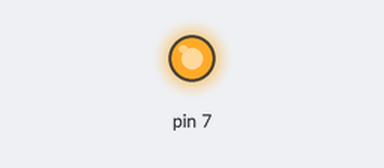
A program run on a simulated Raspberry Pi (header pin numbers). On the bench: output pins drawn as LEDs (lit = HIGH). At 2.0 s the program stops and its outputs stay as they are.

Above: at 0.1 s.
At 1.1 s:
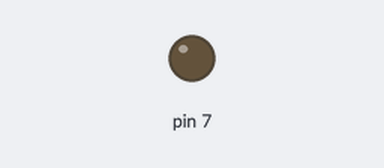
Timing chart, 0 to 2.6 s (numbered marks = the images above):
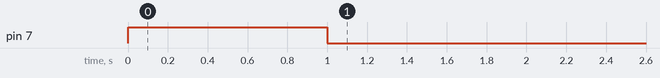

The program:

main.py
```python
import RPi.GPIO as GPIO
import time

# blinking function
def blink(pin):
    GPIO.output(pin,GPIO.HIGH)
    time.sleep(1)
    GPIO.output(pin,GPIO.LOW)
    time.sleep(1)
    return

# to use Raspberry Pi board pin numbers
GPIO.setmode(GPIO.BOARD)

# set up GPIO output channel, we set GPIO4 (Pin 7) to OUTPUT
GPIO.setup(7, GPIO.OUT)

# blink GPIO4 (Pin 7) 50 times
blink(7)

GPIO.cleanup()
```

Measured:
- by itself, pin 7: LOW → HIGH at 0.00 s, → LOW 1.0 s later
